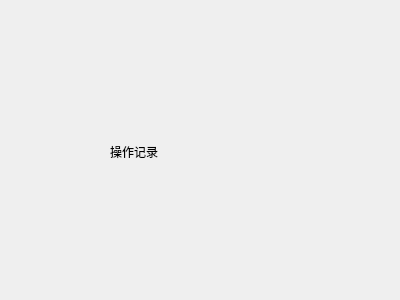
<?xml version="1.0" encoding="UTF-8"?>
<ui version="4.0">
 <class>OperationRecord</class>
 <widget class="QWidget" name="OperationRecord">
  <property name="geometry">
   <rect>
    <x>0</x>
    <y>0</y>
    <width>400</width>
    <height>300</height>
   </rect>
  </property>
  <property name="windowTitle">
   <string>Form</string>
  </property>
  <widget class="QLabel" name="label1">
   <property name="geometry">
    <rect>
     <x>110</x>
     <y>140</y>
     <width>108</width>
     <height>24</height>
    </rect>
   </property>
   <property name="text">
    <string>操作记录</string>
   </property>
  </widget>
 </widget>
 <resources/>
 <connections/>
</ui>
